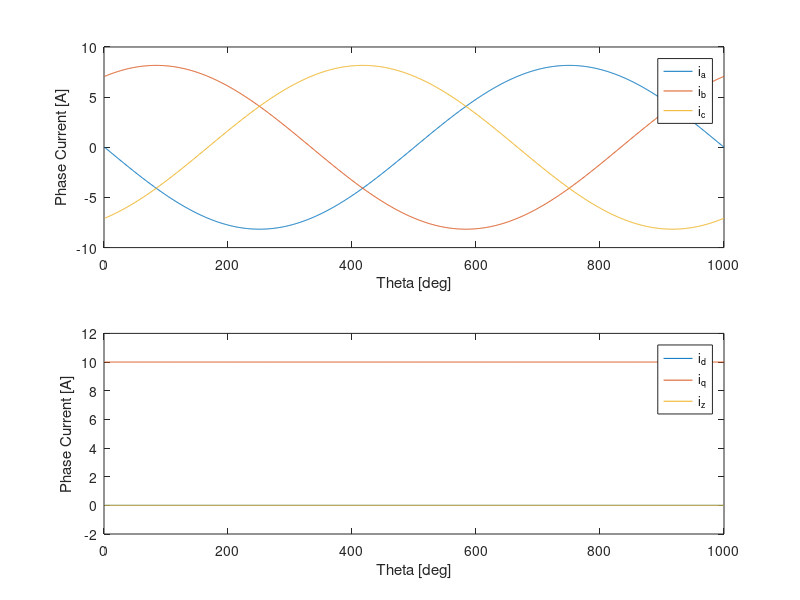

The MATLAB source for this figure:
clear all
close all
##theta = 60; % [deg] angle of rotor

% DQZ Transform combines clarke and park transforms: transforms from 3-phase to
% alpha, beta, gamma, then from alpha, beta, gamma to rotor reference frame

% Direct Quadrature Zero Transformation
% Transforms phase a, b, c currents in the XYZ reference frame into
% direct, quadrature, zero currents in the rotating rotor reference frame
% [i_d; i_q; i_z] = T_dqz_fwd * [i_a; i_b; i_c]
function retval = T_dqz_fwd (theta)
  retval = sqrt(2/3) * ...
         [ cosd(theta)      cosd(theta - 120)   cosd(theta + 120); ...
           -sind(theta)     -sind(theta-120)    -sind(theta + 120); ...
           sqrt(2)/2        sqrt(2)/2           sqrt(2)/2];
end
              
% Direct Quadrature Zero Inverse Transformation
% Transforms direct, quadrature, zero currents into the phase a, b, c currents
% in the XYZ reference frame.
% [i_a; i_b; i_c] = T_dqz_rev * [i_d; i_q; i_z]
function retval = T_dqz_rev (theta)
  retval = sqrt(2/3) * ...
         [ cosd(theta)      -sind(theta)        sqrt(2)/2; ...
           cosd(theta-120)  -sind(theta-120)    sqrt(2)/2; ...
           cosd(theta+120)  -sind(theta+120)    sqrt(2)/2];
end

% Simulate a full rotation
i_d = 0; % direct component of stator current
i_q = 10; % quadrature component of stator current
i_z = 0; % zero component of stator current

NUM_STEPS = 1000;

i_abc = zeros(3, NUM_STEPS);
i_dqz = zeros(3, NUM_STEPS);

index = 1;
for theta=linspace(0, 360, NUM_STEPS)
  i_abc(:, index) = T_dqz_rev(theta) * [i_d; i_q; i_z];
  i_dqz(:, index) = T_dqz_fwd(theta) * i_abc(:, index); % cross check
  index = index + 1;
end

subplot(2, 1, 1)
plot(i_abc(1, :))
hold on
plot(i_abc(2, :))
plot(i_abc(3, :))
legend('i_a', 'i_b', 'i_c', 'location', 'northeast')
xlabel('Theta [deg]')
ylabel('Phase Current [A]')

subplot(2, 1, 2)
plot(i_dqz(1, :))
hold on
plot(i_dqz(2, :))
plot(i_dqz(3, :))
legend('i_d', 'i_q', 'i_z', 'location', 'northeast')
xlabel('Theta [deg]')
ylabel('Phase Current [A]')

##% this should not be [1; 2; 3]
##T_dqz_fwd(theta) * [1; 2; 3]
##% this should be [1; 2; 3]
##T_dqz_rev(theta) * T_dqz_fwd(theta) * [1; 2; 3]